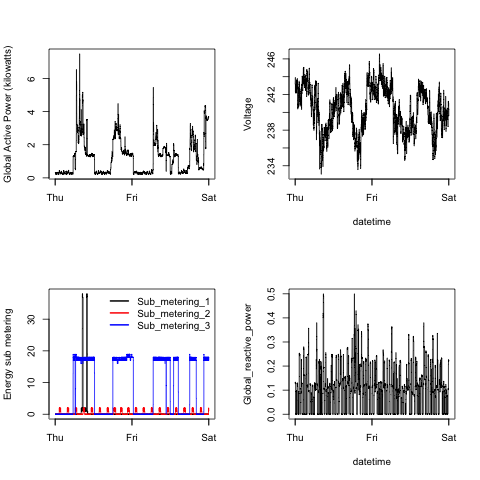

Write R code to recreate this figure.
source("util.R")
housepower <- if(exists("housepower")) housepower else read_housepower()
png("plot4.png",width=480,height=480,units="px",bg="transparent")
gen_plot_4(housepower)
dev.off()